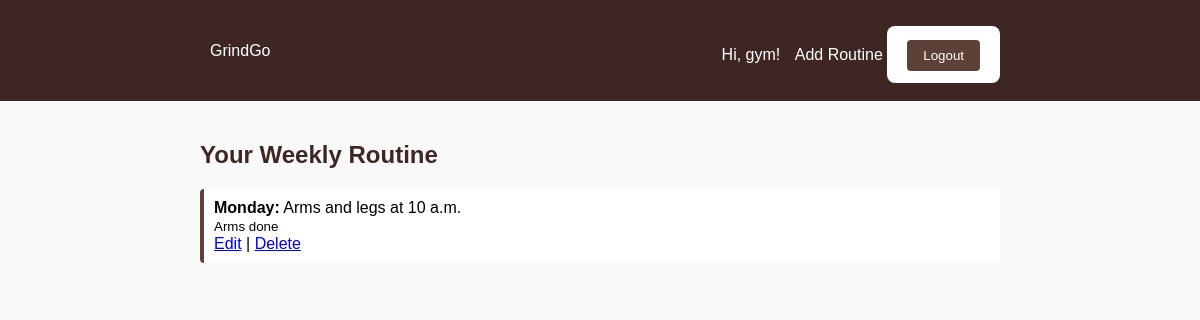
The app's page / (signed in) with its own data.
### Routineapp/models.py (models this page shows, shortened)
class Routine(models.Model):
    user = models.ForeignKey(User, on_delete=models.CASCADE)
    title = models.CharField(max_length=100)
    day = models.CharField(max_length=10)  # e.g. 'Monday'
    time = models.TimeField()
    description = models.TextField(blank=True)

### Routineapp/views.py (the view)
# urls.py: path('', views.routine_list, name='routine_list'),  # after login
@login_required
def routine_list(request):
    routines = Routine.objects.filter(user=request.user)
    return render(request, 'Routineapp/routine_list.html', {'routines': routines})

### Routineapp/templates/Routineapp/routine_list.html
{% extends 'Routineapp/base.html' %}
{% block content %}
    {% load static %}
<h2>Your Weekly Routine</h2>
{% if routines %}
    <ul class="routine-list">
        {% for routine in routines %}
            <li>
                <strong>{{ routine.day }}:</strong> {{ routine.title }} at {{ routine.time }} <br>
                <small>{{ routine.description }}</small><br>
                <a href="{% url 'routine_update' routine.pk %}">Edit</a> |
                <a href="{% url 'routine_delete' routine.pk %}">Delete</a>
            </li>
        {% endfor %}
    </ul>
{% else %}
    <p>No routines yet. <a href="{% url 'routine_create' %}">Add one</a>!</p>
{% endif %}
{% endblock %}

### Routineapp/templates/Routineapp/base.html (shortened to what this page needs)
<!DOCTYPE html>
<html lang="en">
<link href="https://cdn.jsdelivr.net/npm/aos@2.3.4/dist/aos.css" rel="stylesheet">
<head>
    {% load static %}
    <link rel="stylesheet" href="{% static 'css/style.css' %}">
</head>
<body>
    <nav>
        <div class="container">
            <a href="{% url 'routine_list' %}">GrindGo</a>
            <div class="nav-links">
                {% if user.is_authenticated %}
                    <span>Hi, {{ user.username }}!</span>
                    <a href="{% url 'routine_create' %}" class="btn">Add Routine</a>
                    <form action="{% url 'logout' %}" method="post" style="display: inline;">
                        <button type="submit" class="btn">Logout</button>
                    </form>
                {% else %}
                    <a href="{% url 'login' %}" class="btn">Login</a>
                    <a href="{% url 'register' %}" class="btn">Register</a>
                {% endif %}
            </div>
        </div>
    </nav>
    <main class="container">
        {% block content %}
        {% endblock %}
    </main>
</body>
</html>

### Routineapp/static/css/style.css (style rules this page uses)
body { font-family: Arial, sans-serif; background: #f9f9f9; margin: 0; padding: 0; }
.container { max-width: 800px; margin: auto; padding: 20px; }
nav { background-color: #3e2723; color: white; padding: 10px 20px; }
nav .container { display: flex; justify-content: space-between; align-items: center; }
nav a { color: white; margin-left: 10px; text-decoration: none; }
h2 { color: #3e2723; }
form { background: white; padding: 20px; border-radius: 8px; }
button { background-color: #5d4037; color: white; border: none; padding: 8px 16px; margin-top: 10px; cursor: pointer; border-radius: 4px; }
.routine-list { list-style: none; padding: 0; }
.routine-list li { background: white; padding: 10px; margin: 10px 0; border-left: 4px solid #5d4037; border-radius:4px; }

### records on screen
Routine: day "Monday", title "Arms and legs", time "10 a.m.", description "Arms done"

### other values on screen
{{ user.username }} "gym"
